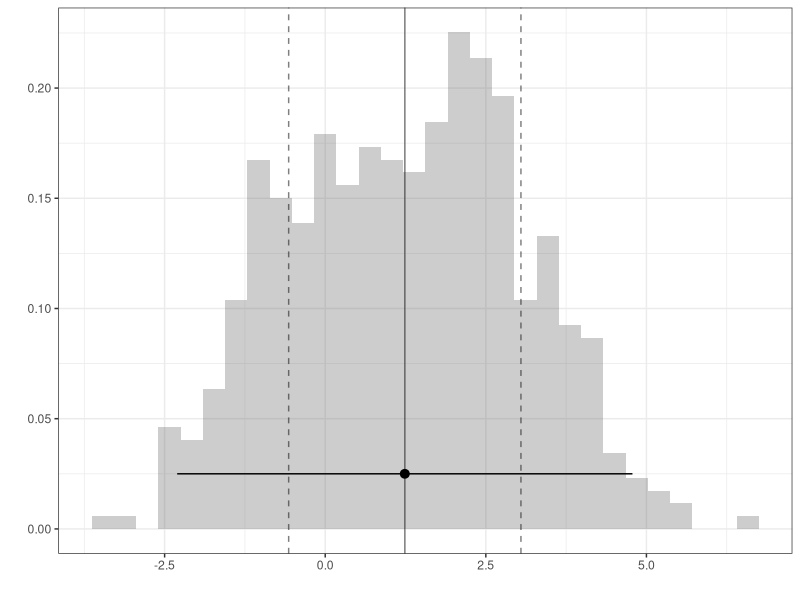
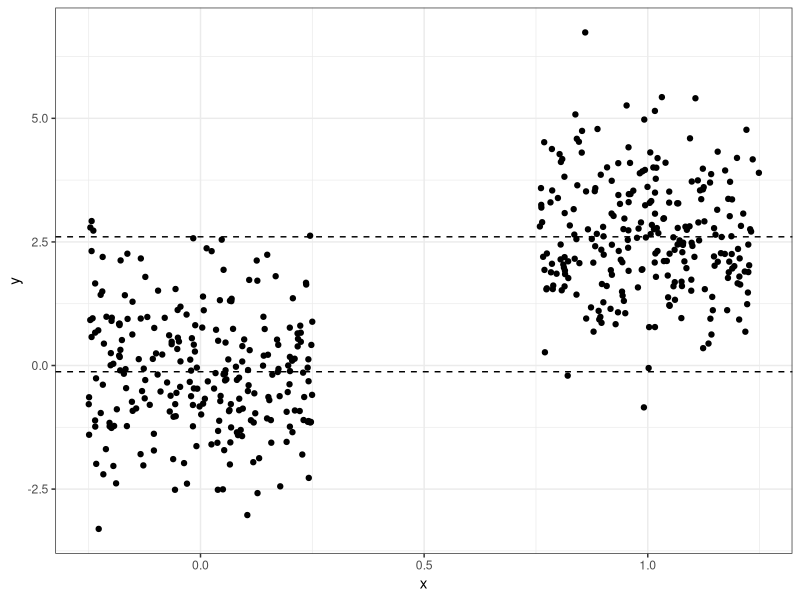
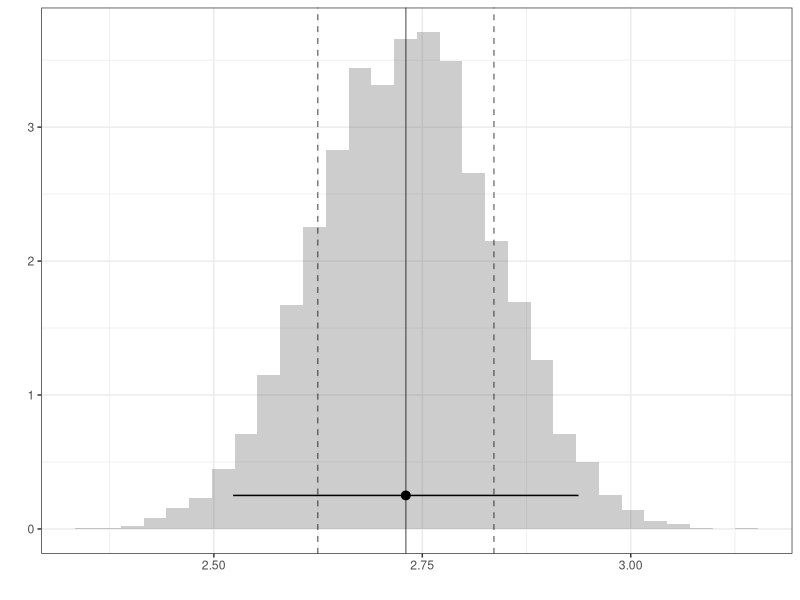
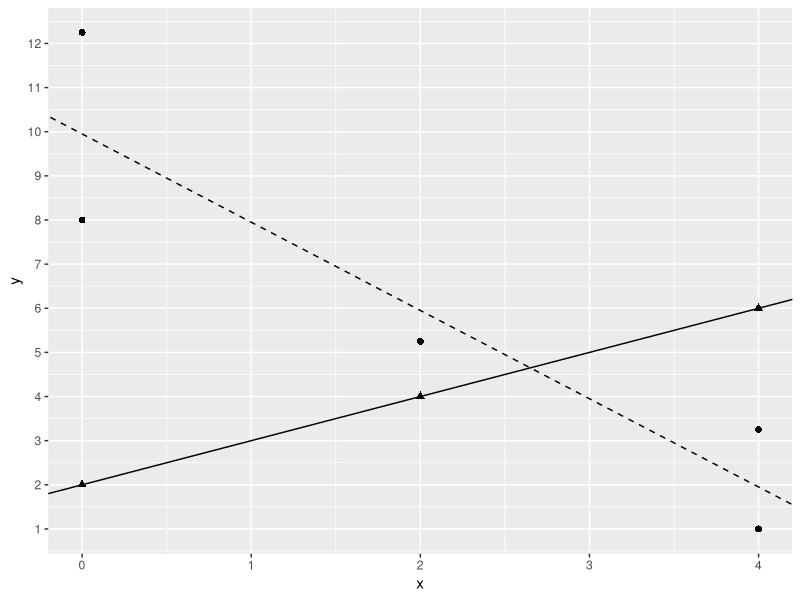
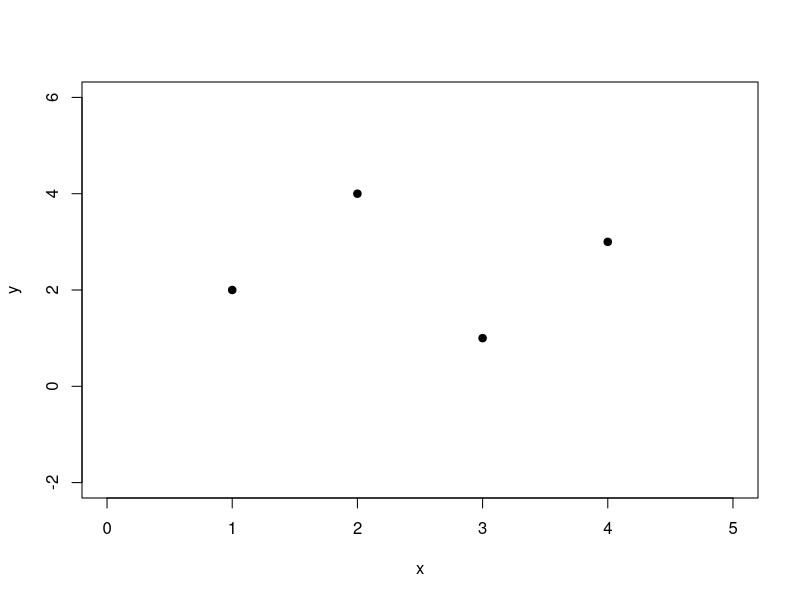
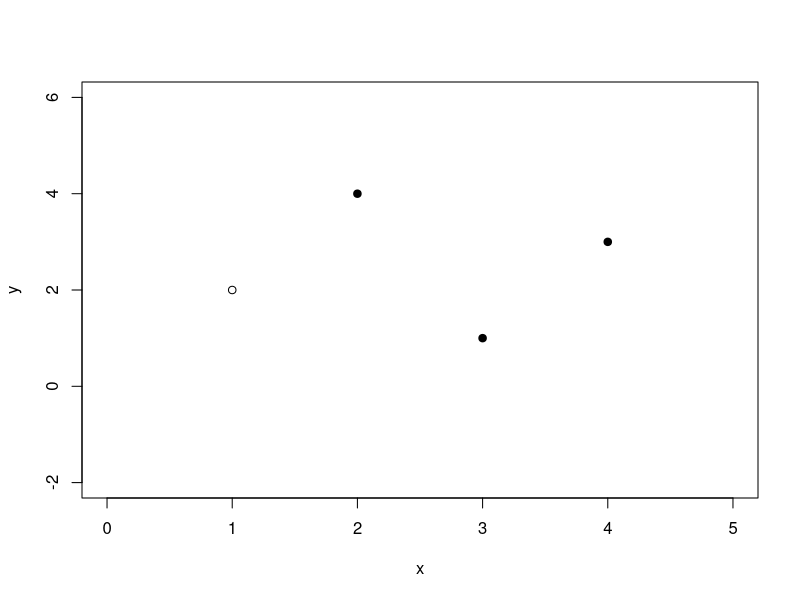
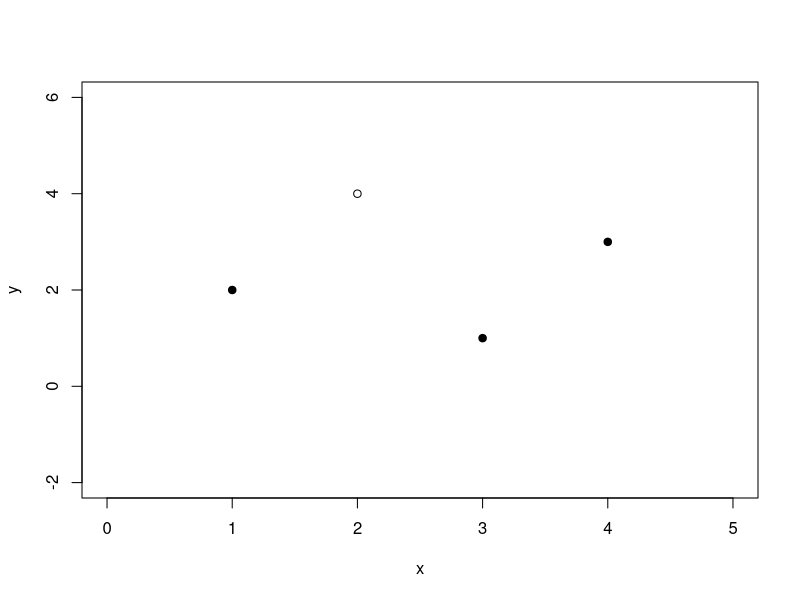
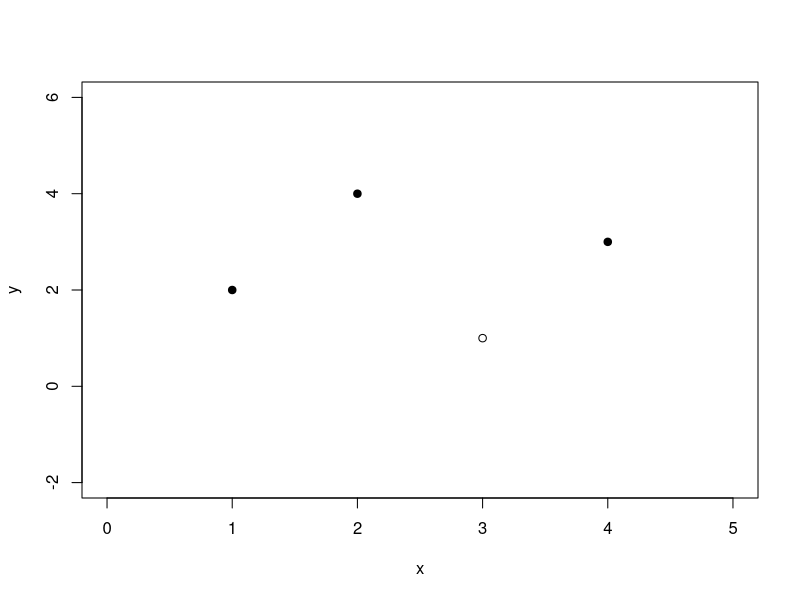

Recreate these plots in R, in order.
## ---- chunk 1
#| echo: false
library(ggplot2)
n <- 500
x <- c(rep(0,n/2),rep(1,n/2))
set.seed(220220)
y <- 2.6*x +  rnorm(n) + runif(n,-1,1)


df <- data.frame(y,x)



q2<- ggplot(data = df, aes(x = x, y = y)) +
  geom_jitter(width=.25) +
  geom_hline(yintercept=mean(df$y[df$x==0]), linetype="dashed")+ 
   geom_hline(yintercept=mean(df$y[df$x==1]), linetype="dashed")+ 
  xlab("x") +
  ylab("y") +
  theme_bw() 

## ---- chunk 2
#| echo: true
B=10000
theta<- rep(NA,B)
for( b in 1:B ){
bootind = sample(1:n,size=n,replace=T)
dfboot = df[bootind,]
theta[b]<- (mean(dfboot$y[dfboot$x==1])-mean(dfboot$y[dfboot$x==0]))
}
## ---- chunk 3
#| out-height: 3.5in
#| fig-ncol: 2
#| fig-subcap:
#|  -  Histogram of the vector Y's elements
#|  -  Jittered Scatterplot of X and Y
ggplot() + geom_histogram(aes(x=y,     y=after_stat(density)), alpha=.3) + 
           geom_vline(aes(xintercept=mean(y)), alpha=.5) + 
           geom_vline(aes(xintercept=mean(y)+c(-1,1)*sd(y)), linetype='dashed', alpha=.5) + 
           geom_pointrange(aes(x=mean(y), xmin=mean(y)-1.96*sd(y), xmax=mean(y)+1.96*sd(y), y=.025)) + theme_bw() + xlab('') + ylab('')

q2 
## ---- chunk 4
#| out-height: 3.5in
#| fig-ncol: 2
#| fig-subcap:
#|  -  Histogram of the theta's elements

ggplot() + geom_histogram(aes(x=theta, y=after_stat(density)), alpha=.3) + 
           geom_vline(aes(xintercept=mean(theta)), alpha=.5) + 
           geom_vline(aes(xintercept=mean(theta)+c(-1,1)*sd(theta)), linetype='dashed', alpha=.5) + 
           geom_pointrange(aes(x=mean(theta), xmin=mean(theta)-1.96*sd(theta), xmax=mean(theta)+1.96*sd(theta), y=.25)) + theme_bw() + xlab('') + ylab('')

## ---- chunk 5
x <- c(0,2,4,0,0,2,4,4)
y <- c(2,4,6,12.25,8,5.25,3.25,1)
d <- c(1,1,1,0,0,0,0,0)
#plot(x,y,pch=c(19,19,19,1,1,1,1,1))
#abline(lm(y[d==0] ~x[d==0]),lty=2)
#abline(lm(y[d==1] ~x[d==1]))

df<- data.frame(x=x,y=y,d=d)
m1<- lm(y[d==0] ~x[d==0],data=df)
m2<- lm(y[d==1] ~x[d==1], data=df)
plot<- ggplot(data = df, aes(x = x, y = y)) + geom_point(aes(shape=as.factor(d)),size=2) + scale_y_continuous(breaks = seq(0, 13, by = 1)) + geom_abline(slope=m1$coef[2], intercept=m1$coef[1], linetype="dashed")+geom_abline(slope=m2$coef[2], intercept=m2$coef[1])

plot + theme(legend.position="none")
## ---- chunk 6
x <- c(1,2,3,4)
y <- c(2,4,1,3)
plot(x,y,pch=19,xlim=c(0,5),ylim=c(-2,6))
## ---- chunk 7
#| out-height: 3.5in
#| fig-ncol: 2

x <- c(1,2,3,4)
y <- c(2,4,1,3)
#par(mfrow=c(2,2))
plot(x,y,pch=c(1,19,19,19),xlim=c(0,5),ylim=c(-2,6))
plot(x,y,pch=c(19,1,19,19),xlim=c(0,5),ylim=c(-2,6))
plot(x,y,pch=c(19,19,1,19),xlim=c(0,5),ylim=c(-2,6))
plot(x,y,pch=c(19,19,19,1),xlim=c(0,5),ylim=c(-2,6))
## ---- chunk 8
#| echo: false

p3n <- 200
z <- c(rep(0,p3n/2),rep(1,p3n/2))
set.seed(220220)
x <-   rnorm(p3n,mean=1,sd=1) + z*rnorm(p3n,mean=3,sd = 1)
y <- 12 + (-3)*x + (4)*z + 8*x*z + rnorm(p3n) + runif(p3n,-4,6)


dfp3 <- data.frame(y,x,z)

q1 <- ggplot(data = dfp3, aes(x = x, y = y)) +
  geom_point(aes(shape = factor(z)),size = 1,alpha=.5) +
  scale_shape_manual(values = c(1,19), label = c("z=0","z=1")) +
  xlab("x") +
  ylab("y") +
  theme_bw() +
  theme(panel.grid = element_blank(),
        legend.box.just = "left",
        legend.justification = c("left","top"),
        legend.position = c(0,1),
        legend.margin = margin(6,6,6,6),
        legend.title = element_blank(),
        legend.box.background = element_rect(color="black",size=1))

q2<- ggplot(data = dfp3, aes(x = x, y = z)) +
  geom_jitter(height=.25) +  xlab("x") +
  ylab("z") +
  theme_bw()



modone<- lm(y~x+z+x:z,data=dfp3)
modtwo<- lm(z ~ x, data=dfp3)
modthree<- lm(x*z ~ x,data=dfp3)
modfour<- lm(y~x,data=dfp3)
## ---- chunk 9
#| out-height: 3.5in
#| fig-ncol: 2
#| fig-subcap:
#|  -  Scatterplot 1
#|  -  Scatterplot 2 (jittered)
q1
q2

## ---- chunk 10
summary(modone)

## ---- chunk 11
summary(modtwo)
## ---- chunk 12
summary(modthree)
